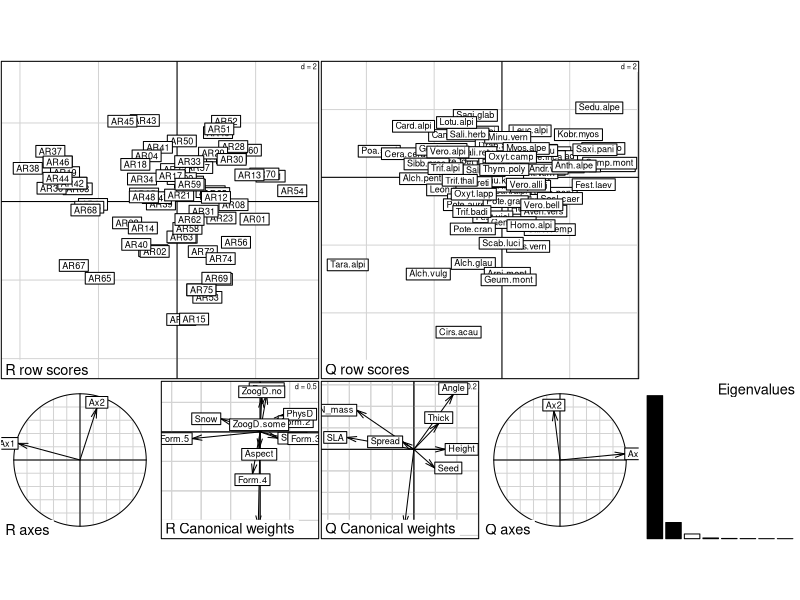
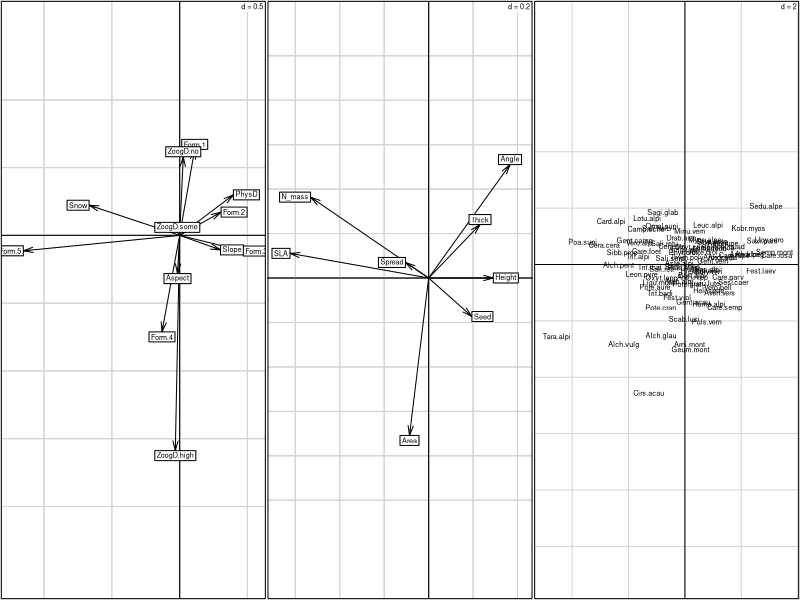
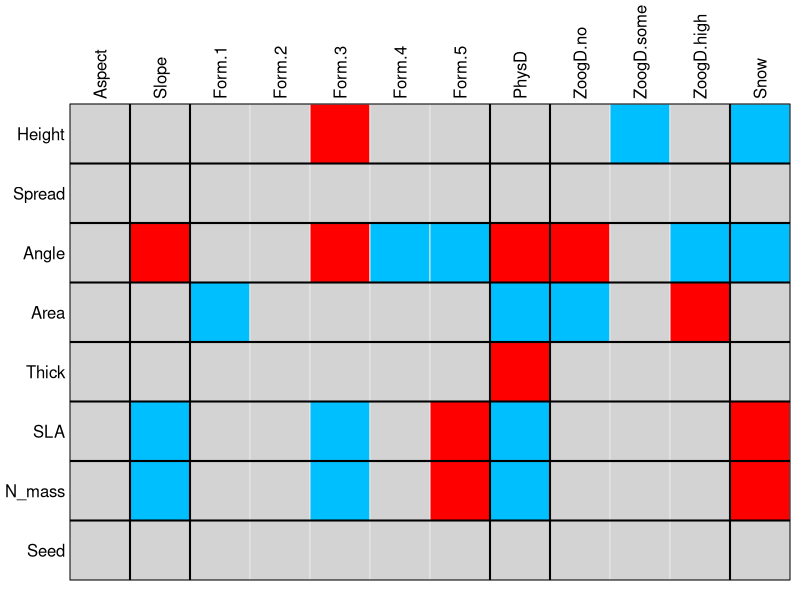
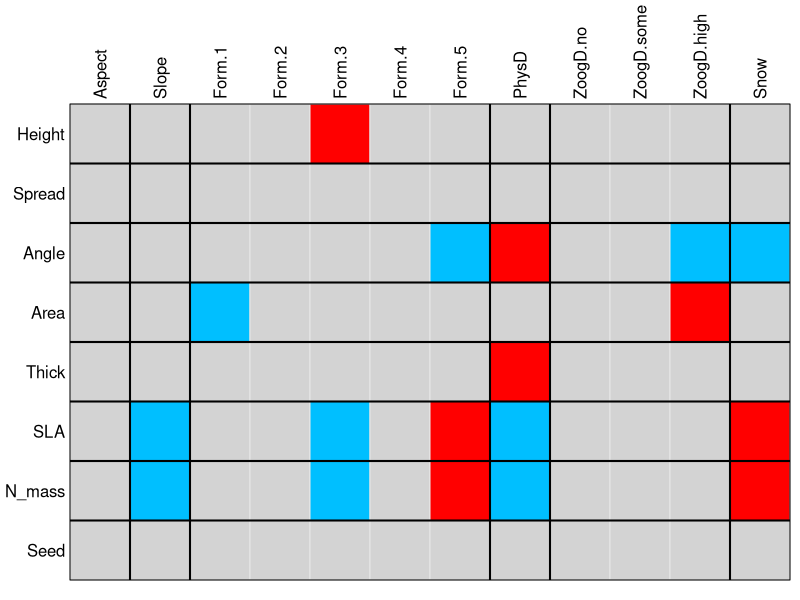

Generate these figures, in order, with R: (Note: this script raises an error after producing the figures.)
#Special Studies Drought Synthesis
#Explore Dray et al 2014 example analysis

#required packages
library(ade4) #package by paper authors

#look at data sets-------------------
#these are all included in the ade4 package

data("aravo")

#species abundance matrix
species <- aravo$spe

#species traits
traits <- aravo$traits

#environmental predictors
env <- aravo$env

#RQL----------

#correspondence analysis of species table
afcL.aravo <- dudi.coa(aravo$spe, scannf = FALSE)

#principle components analysis of traits data
#works because all traits are quantitative
acpQ.aravo <- dudi.pca(aravo$traits, row.w = afcL.aravo$cw,
                       scannf = FALSE)

#Hill-Smith analysis of environmental variables
#used this because env variables are mix of quantitative and qualitative variables
acpR.aravo <- dudi.hillsmith(aravo$env, row.w = afcL.aravo$lw,
                             scannf = FALSE)

#run the RQL analysis
#grabs coefficients (in $c1) to obtain linear combinations of traits (species scores in $lQ)
#grabs coefficients (in $l1) to get linear combinations of env variables (site scores in $lR)
rlq.aravo <- rlq(acpR.aravo, afcL.aravo, acpQ.aravo,
                 scannf = FALSE)

#RQL summary
summary(rlq.aravo)

#look at species scores (AxcQ1 and AxcQ2)
rlq.aravo$lQ

#look at site scores (AxcR1 and AxcR2)
rlq.aravo$lR

#view set of plots from RQL
plot(rlq.aravo)

#view these plots separately
par(mfrow = c(1, 3))
s.arrow(rlq.aravo$l1) #env
s.arrow(rlq.aravo$c1) #traits
s.label(rlq.aravo$lQ, boxes = FALSE) #species

#fourth corner analysis--------------------

#nrepet <- 49999
nrepet <- 999 #runs faster
four.comb.aravo <- fourthcorner(aravo$env, aravo$spe,
                                aravo$traits, modeltype = 6, p.adjust.method.G = "none",
                                p.adjust.method.D = "none", nrepet = nrepet)

#adjust p values for multiple comparisons
four.comb.aravo.adj <- p.adjust.4thcorner(four.comb.aravo,
                                          p.adjust.method.G = "fdr", p.adjust.method.D = "fdr")

#Note that, adjusted p-values can be obtained directly using the fourthcorner function:
fourthcorner(aravo$env, aravo$spe, aravo$traits, modeltype = 6,
             p.adjust.method.G = "fdr", p.adjust.method.D = "fdr",
             nrepet = nrepet)

#plot results with pvalues not adjusted
par(mfrow = c(1, 1))
plot(four.comb.aravo, alpha = 0.05, stat = "D2")

#plot results with pvalues adjusted
par(mfrow = c(1, 1))
plot(four.comb.aravo.adj, alpha = 0.05, stat = "D2")
#note: probably shows fewer sign. associations because used fewer nrepet

#RQL and fourth corner combined------------

#multivariate test applied to evaluate the global significance of the traits-environment
#relationships. This test is based on the total inertia of the RLQ analysis
testrlq.aravo <- randtest(rlq.aravo, modeltype = 6, nrepet = nrepet)

#summary of test results
testrlq.aravo
#results are highly significant
#indicates global relationship between env and traits

#look at example with partial RLQ
#effect of year and habitat removed to look at effect of grazing
#on plant traits (see Wesuls et al 2012)

#look at data
data(piosphere)

#four tables

#veg: site by species abundance
veg <- piosphere$veg

#species traits
traits <- piosphere$traits

#env variables
env <- piosphere$env

#habitat: vector of habitat types for each site
habitat<-as.data.frame(piosphere$habitat)

#RQL analysis
afcL <- dudi.coa(log(piosphere$veg + 1), scannf = FALSE)
acpR <- dudi.pca(piosphere$env, scannf = FALSE, row.w = afcL$lw)
acpQ <- dudi.hillsmith(piosphere$traits, scannf = FALSE, row.w = afcL$cw)
rlq1 <- rlq(acpR, afcL, acpQ, scannf = FALSE)

#partial RQL
wrlq1 <- wca(rlq1, fac = piosphere$habitat, scannf = FALSE)
wrlq1
plot(wrlq1)
